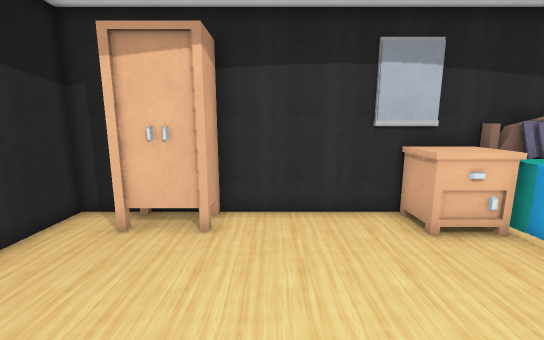
view 1 (above)

12 first-person views from a walk through a Godot game level. The camera is 1.4 m above the floor, tilts 10° down and sees 90° across. The floor is counted in squares, 0.5 m on a side. Each view is taken from the middle of a square. On the plan, view 1 faces up. The plan holds only what a view shows up to about 19 squares ahead; the rest is blank. Some surface patterns are stand-ins.

view 2
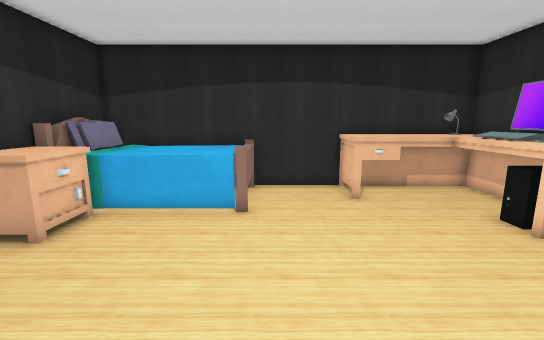

view 3
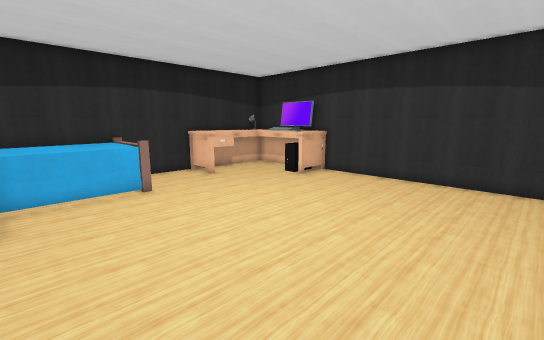

view 4
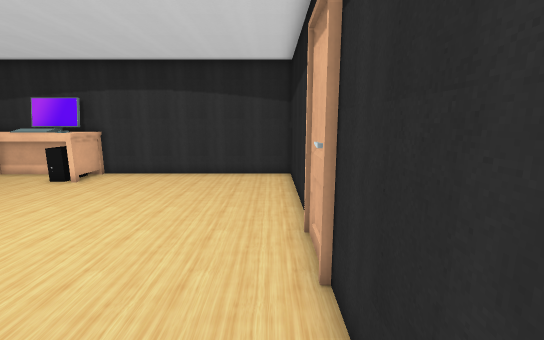

view 5
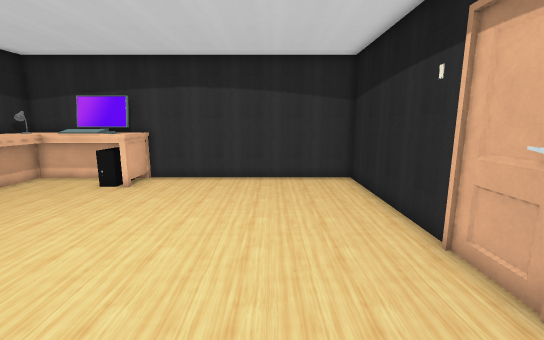

view 6
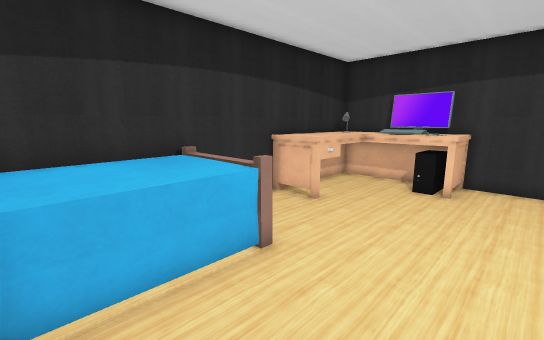

view 7
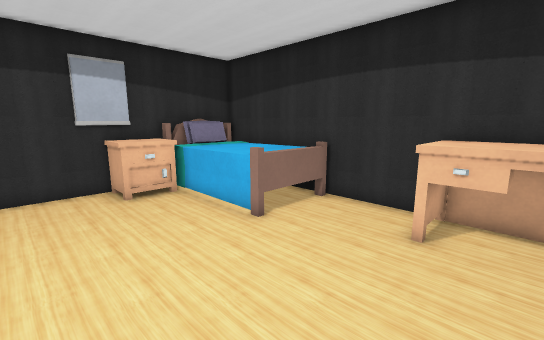

view 8
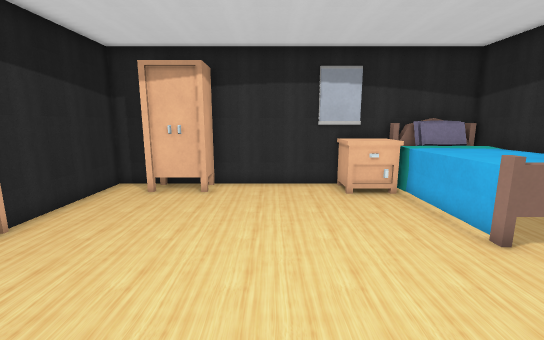

view 9
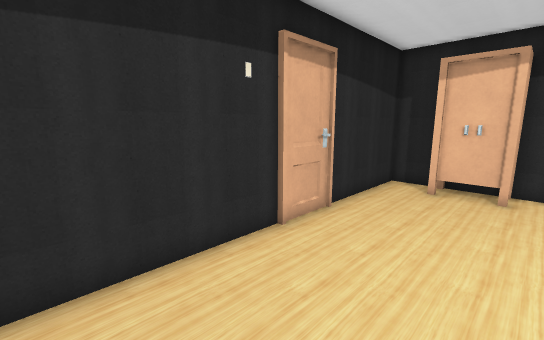

view 10
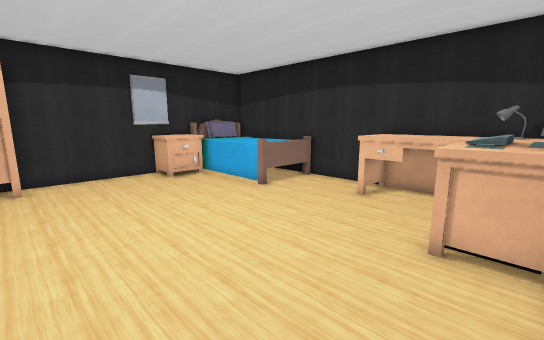

view 11
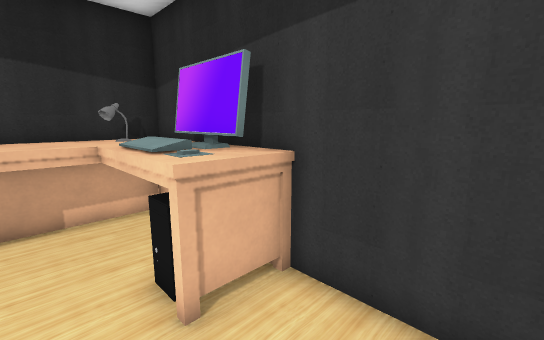

view 12
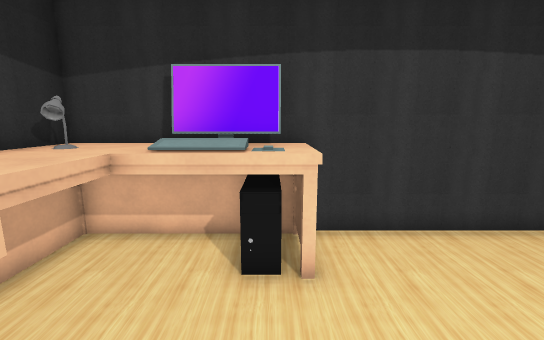

### Floor plan
Points are (right, up) in squares from view 1. A wall is a line through its corners. A room is listed if a view was taken in it or the views show most of it. See-through windows are left out.
Room 1 (views 1, 2, 3, 4, 5, 6, 7, 8, 9, 10, 11, 12)
walls: (-6, 0.2) (-6, -7.7) (10, -7.7) (10, 8.3); (-5.8, 2.8) (-5.8, 1.9); (4.5, 8.3) (-1.6, 8.3); (6.5, 8.3) (5.4, 8.3); (-4.4, 8.3) (-6, 8.3) (-6, 0.4)
ways out: closed door at (-6, 1.5)
objects: closet (-4, 7) to (-2, 8); desk (4, -7) to (9, -2); drawers (4, 6) to (6, 8); bed (6, 2) to (9, 8)

Positions as (right, up) in squares from view 1, and headings:
1: (0, 0), facing up
2: (-2, 1), facing right
3: (-5, 6), facing down-right
4: (-5, 7), facing down
5: (-2, 6), facing down
6: (2, 6), facing down-right
7: (1, -4), facing up-right
8: (1, -4), facing up
9: (-1, -5), facing up-left
10: (-2, -7), facing up-right
11: (1, -4), facing down-right
12: (5, -1), facing down
